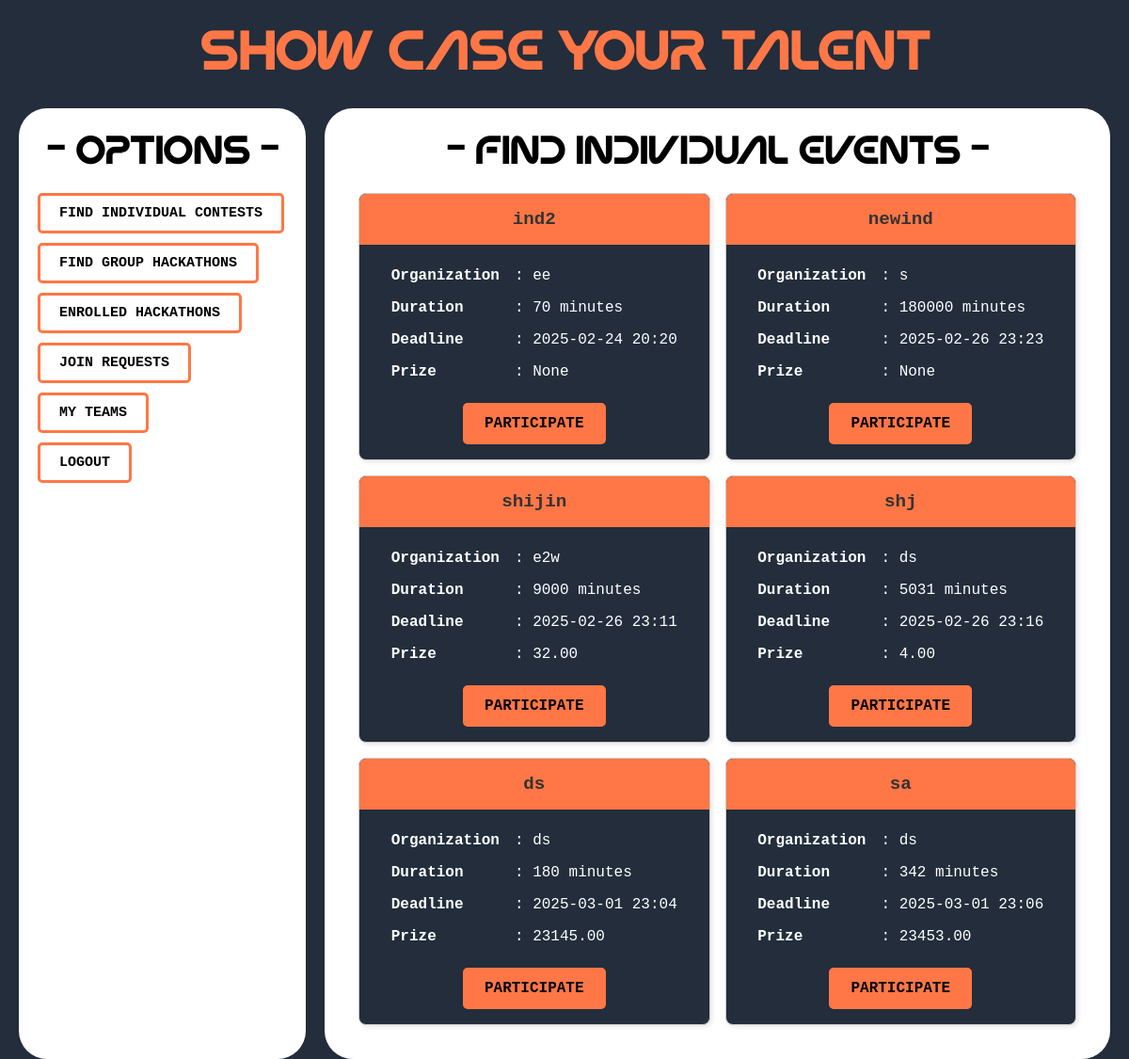
The app's page /competitor/find_individual_events/ with its own data.
### host/models.py (models this page shows, shortened)
class IndividualEvent(models.Model):
    hackathon_name = models.CharField(max_length=200)
    organization = models.CharField(max_length=200)
    start_datetime = models.DateTimeField(auto_now_add=True)
    last_submission_datetime = models.DateTimeField()
    time_duration = models.IntegerField(help_text="Duration in minutes")
    prize = models.DecimalField(max_digits=10, decimal_places=2,null=True, blank=True)
    problems = models.ManyToManyField('Problem', related_name="individual_events")
    created_by = models.ForeignKey(settings.AUTH_USER_MODEL, on_delete=models.CASCADE, related_name="individual_events")

### competitor/views.py (the view)
# urls.py: path('find_individual_events/',views.find_individual_events,name='find_individual_events'),
def find_individual_events(request):
    individual_events = IndividualEvent.objects.all()
    return render(request,'competitor/find_individual_events.html',{"individual_events":individual_events})

### templates/competitor/find_individual_events.html (shortened to what this page needs)
{% extends "competitor/competitor_dashboard.html" %}
{% block right_div %}
<h1 style="text-align: center; color: black;">- Find Individual Events -</h1>
{% if individual_events %}
    <div class="cards-container" style="display: grid; grid-template-columns: repeat(2, 1fr); gap: 16px;">
        {% for event in individual_events %}
            <div class="card">
                <div class="hackathon_name">
                    {{ event.hackathon_name }}
                </div>
                <div style="padding: 16px; text-align: center;">
                    <table style="margin: 0 auto; text-align: left; border-collapse: collapse; color: white;">
                        <tr>
                            <td style="padding: 8px;"><strong>Organization</strong></td>
                            <td style="padding: 8px;">: {{ event.organization }}</td>
                        </tr>
                        <tr>
                            <td style="padding: 8px;"><strong>Duration</strong></td>
                            <td style="padding: 8px;">: {{ event.time_duration }} minutes</td>
                        </tr>
                        <tr>
                            <td style="padding: 8px;"><strong>Deadline</strong></td>
                            <td style="padding: 8px;">: {{ event.last_submission_datetime|date:"Y-m-d H:i" }}</td>
                        </tr>
                        <tr>
                            <td style="padding: 8px;"><strong>Prize</strong></td>
                            <td style="padding: 8px;">: {{ event.prize }}</td>
                        </tr>
                    </table>
                    <div style="text-align: center; margin-top: 16px;">
                        <a href="{% url "competitor:ind_event_dashboard" event.id  %}" class="btn-like">
                            PARTICIPATE
                        </a>
                    </div>
                </div>
            </div>
        {% endfor %}
    </div>
{% else %}
    <p>No individual events found.</p>
{% endif %}
{% endblock right_div %}

### records on screen
IndividualEvent: hackathon_name "ind2", organization "ee", time_duration "70", last_submission_datetime "2025-02-24 20:20", prize "None"
IndividualEvent: hackathon_name "newind", organization "s", time_duration "180000", last_submission_datetime "2025-02-26 23:23", prize "None"
IndividualEvent: hackathon_name "shijin", organization "e2w", time_duration "9000", last_submission_datetime "2025-02-26 23:11", prize "32.00"
IndividualEvent: hackathon_name "shj", organization "ds", time_duration "5031", last_submission_datetime "2025-02-26 23:16", prize "4.00"
IndividualEvent: hackathon_name "ds", organization "ds", time_duration "180", last_submission_datetime "2025-03-01 23:04", prize "23145.00"
IndividualEvent: hackathon_name "sa", organization "ds", time_duration "342", last_submission_datetime "2025-03-01 23:06", prize "23453.00"
